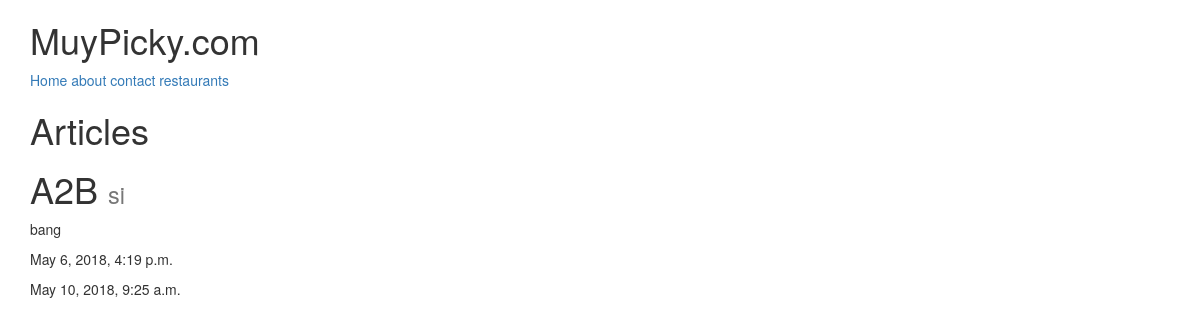
The app's page /restaurants/a2b/ with its own data.
### restaurants/models.py (models this page shows, shortened)
class RestaurantLocation(models.Model):
    name        =models.CharField(max_length=120)
    location    =models.CharField(max_length=120,null=True,blank=True)
    category    =models.CharField(max_length=120,null=True,blank=True)
    timestamp   =models.DateTimeField(auto_now_add=True)
    update      =models.DateTimeField(auto_now=True)
    slug        =models.SlugField(null=True,blank=True)

### restaurants/views.py (the view)
# urls.py: url(r'^restaurants/(?P<slug>[\w-]+)/$',RestaurantDetailView.as_view()),
class RestaurantDetailView(DetailView):
      queryset=RestaurantLocation.objects.all()

### restaurants/templates/restaurants/restaurantlocation_detail.html
{% extends 'base.html' %}
{% block content %}
<h1>Articles</h1>
<h1>{{object.name}} <small>{{object.category}}</small> </h1>
<p>{{object.location}}</p>
<p>{{object.timestamp}}</p>
<p>{{object.update}}</p>
{% endblock %}

### records on screen
RestaurantLocation: name "A2B", category "si", location "bang", timestamp "May 6, 2018, 4:19 p.m.", update "May 10, 2018, 9:25 a.m."
